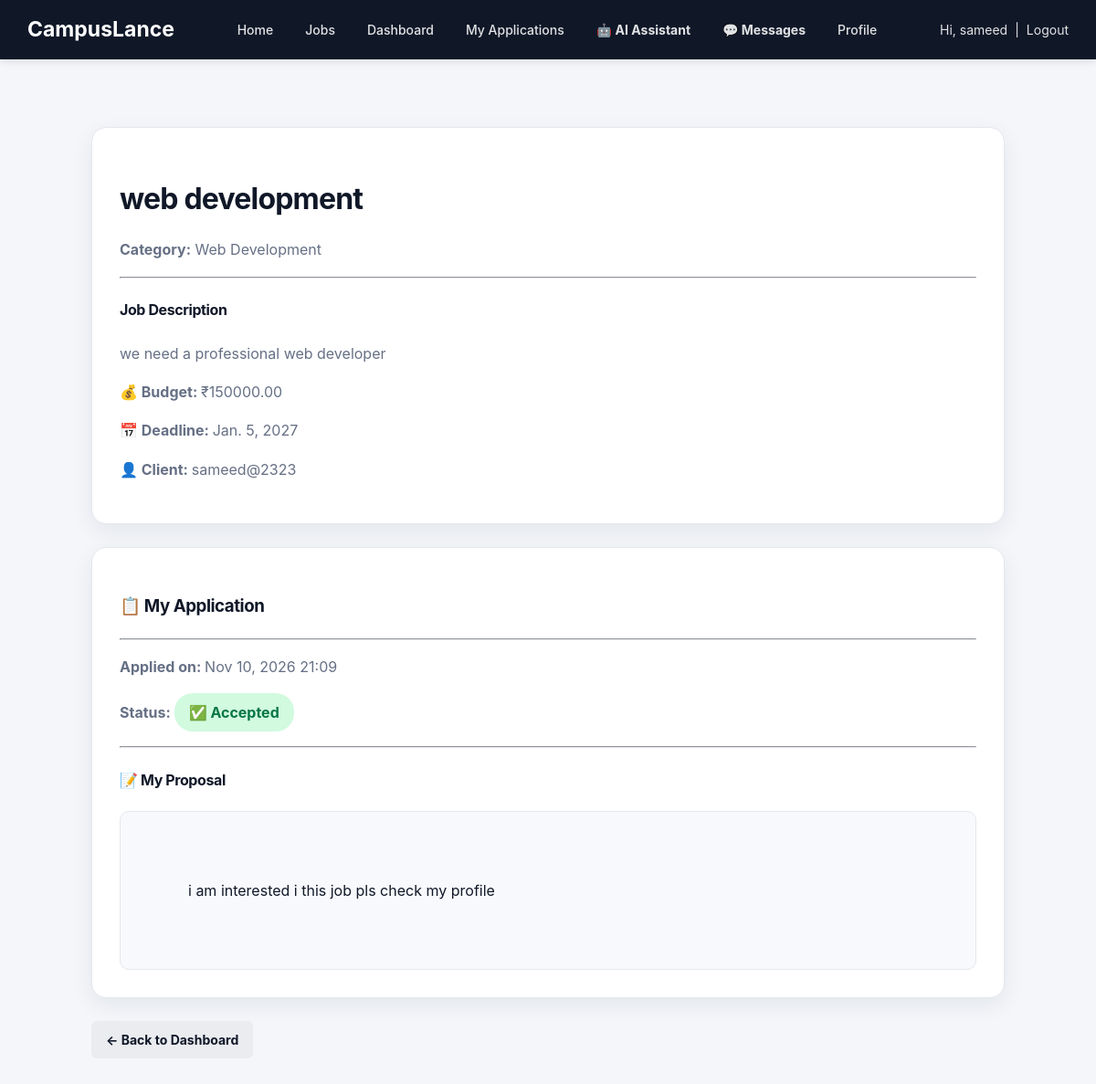
/applications/1/ (signed in), run on the app's committed database.
### accounts/models.py (models this page shows, shortened)
class CustomUser(AbstractUser):
    ROLE_CHOICES = (
        ('student', 'Student'),
        ('client', 'Client'),
    )
    role = models.CharField(max_length=20, choices=ROLE_CHOICES)
    phone = models.CharField(max_length=15, blank=True)
    profile_image = models.ImageField(
        upload_to='profile_images/',
        blank=True,
        null=True
    )
    college = models.CharField(max_length=200, blank=True)
    department = models.CharField(max_length=100, blank=True)
    location = models.CharField(max_length=100, blank=True)
    skills = models.TextField(blank=True)
    education = models.TextField(blank=True)
    experience = models.TextField(blank=True)
    github = models.URLField(blank=True)
    linkedin = models.URLField(blank=True)
    portfolio = models.URLField(blank=True)
    resume = models.FileField(
        upload_to='resumes/',
        blank=True,
        null=True
    )
    about = models.TextField(blank=True)

### applications/models.py (models this page shows, shortened)
class Application(models.Model):
    STATUS_CHOICES = [
        ("Pending", "Pending"),
        ("Accepted", "Accepted"),
        ("Rejected", "Rejected"),
    ]
    job = models.ForeignKey(
        Job,
        on_delete=models.CASCADE,
        related_name="applications"
    )
    student = models.ForeignKey(
        settings.AUTH_USER_MODEL,
        on_delete=models.CASCADE,
        related_name="applications"
    )
    proposal = models.TextField()
    applied_at = models.DateTimeField(auto_now_add=True)
    status = models.CharField(
        max_length=20,
        choices=STATUS_CHOICES,
        default="Pending"
    )
    class Meta:
        unique_together = ("job", "student")

### jobs/models.py (models this page shows, shortened)
class Job(models.Model):
    CATEGORY_CHOICES = [
        ('Web Development', 'Web Development'),
        ('Python', 'Python'),
        ('UI/UX', 'UI/UX'),
        ('Java', 'Java'),
        ('Cyber Security', 'Cyber Security'),
        ('Data Science', 'Data Science'),
    ]
    client = models.ForeignKey(
        CustomUser,
        on_delete=models.CASCADE,
        related_name="jobs"
    )
    title = models.CharField(max_length=200)
    category = models.CharField(
        max_length=100,
        choices=CATEGORY_CHOICES
    )
    description = models.TextField()
    budget = models.DecimalField(
        max_digits=10,
        decimal_places=2
    )
    deadline = models.DateField()
    created_at = models.DateTimeField(auto_now_add=True)

### applications/views.py (the view)
@login_required
def application_detail(request, application_id):
    application = get_object_or_404(
        Application,
        id=application_id,
        student=request.user
    )
    return render(
        request,
        "applications/application_detail.html",
        {
            "application": application
        }
    )

### messaging/context_processors.py (called while the page is built)
def unread_messages(request):
    if not request.user.is_authenticated:
        return {
            "unread_message_count": 0
        }
    count = Message.objects.filter(
        receiver=request.user,
        is_read=False
    ).count()
    return {
        "unread_message_count": count
    }

### templates/applications/application_detail.html (shortened to what this page needs)
{% extends "base.html" %}
{% block content %}
<div class="details-container">
    <div class="details-card">
        <h1 class="job-title">
            {{ application.job.title }}
        </h1>
        {% if application.job.category %}
            <p>
                <strong>Category:</strong>
                {{ application.job.category }}
            </p>
        {% endif %}
        {% if application.job.description %}
            <hr>
            <h4>
                Job Description
            </h4>
            <p>
                {{ application.job.description }}
            </p>
        {% endif %}
        <div class="row mt-4">
            <div class="col-md-4">
                <p>
                    <span class="label">
                        💰 Budget:
                    </span>
                    ₹{{ application.job.budget }}
                </p>
            </div>
            <div class="col-md-4">
                <p>
                    <span class="label">
                        📅 Deadline:
                    </span>
                    {{ application.job.deadline }}
                </p>
            </div>
            <div class="col-md-4">
                <p>
                    <span class="label">
                        👤 Client:
                    </span>
                    {{ application.job.client.username }}
                </p>
            </div>
        </div>
    </div>
    <div class="details-card">
        <h3>
            📋 My Application
        </h3>
        <hr>
        <p>
            <span class="label">
                Applied on:
            </span>
            {{ application.applied_at|date:"M d, Y H:i" }}
        </p>
        <p>
            <span class="label">
                Status:
            </span>
            {% if application.status == "Accepted" %}
                <span class="status accepted">
                    ✅ Accepted
                </span>
            {% elif application.status == "Rejected" %}
                <span class="status rejected">
                    ❌ Rejected
                </span>
            {% else %}
                <span class="status pending">
                    ⏳ Pending
                </span>
            {% endif %}
        </p>
        <hr>
        <h4>
            📝 My Proposal
        </h4>
        <div class="proposal-box">
            {{ application.proposal }}
        </div>
    </div>
    <a
        href="{% url 'student_dashboard' %}"
        class="btn btn-secondary"
    >
        ← Back to Dashboard
    </a>
</div>
{% endblock %}

### templates/base.html (shortened to what this page needs)
<!DOCTYPE html>
<html lang="en">
<head>
    {% load static %}
    <link
        rel="stylesheet"
        href="{% static 'css/style.css' %}"
    >
</head>
<body>
<nav class="navbar">
    <a
        href="{% url 'home' %}"
        class="navbar-brand"
    >
        CampusLance
    </a>
    <div class="navbar-links">
        <a href="{% url 'home' %}">
            Home
        </a>
        <a href="{% url 'job_list' %}">
            Jobs
        </a>
        {% if user.is_authenticated %}
            {% if user.role == "client" %}
                <a href="{% url 'client_dashboard' %}">
                    Dashboard
                </a>
            {% else %}
                <a href="{% url 'student_dashboard' %}">
                    Dashboard
                </a>
            {% endif %}
            {% if user.role == "student" %}
                <a href="{% url 'my_applications' %}">
                    My Applications
                </a>
                <a
                    href="{% url 'ai_assistant' %}"
                    class="ai-link"
                >
                    🤖 AI Assistant
                </a>
            {% endif %}
            <a
                href="{% url 'message_inbox' %}"
                class="messages-link"
            >
                💬 Messages
            </a>
            <a href="{% url 'profile' %}">
                Profile
            </a>
        {% endif %}
    </div>
    {% if user.is_authenticated %}
        <div class="navbar-user">
            <span>
                Hi, {{ user.username }}
            </span>
            <span>
                |
            </span>
            <a href="{% url 'logout' %}">
                Logout
            </a>
        </div>
    {% endif %}
</nav>
<main>
    <div class="container">
        {% block content %}
        {% endblock %}
    </div>
</main>
</body>
</html>

### static/css/style.css (style rules this page uses)
* { box-sizing: border-box; }
html { scroll-behavior: smooth; }
body { margin: 0; padding: 0; font-family: Arial, Helvetica, sans-serif; background: #f8fafc; color: #172033; line-height: 1.6; }
.container { width: 100%; max-width: 1180px !important; margin: 0 auto; padding-left: 24px; padding-right: 24px; }
a { text-decoration: none; }
:root { --cl-navy: #101828; --cl-blue: #315EFB; --cl-amber: #FFB547; --cl-background: #F4F6FA; --cl-surface: #FFFFFF; --cl-muted: #667085; --cl-border: #E4E7EC; --cl-blue-soft: #EEF2FF; --cl-amber-soft: #FFF4E2; --cl-success: #067647; --cl-danger: #B42318; --cl-radius: 16px; --cl-shadow: 0 8px 24px rgba(16, 24, 40, 0.07); }
html { scroll-padding-top: 90px; }
body { background: var(--cl-background) !important; color: var(--cl-navy) !important; font-family: Inter, "Segoe UI", Arial, sans-serif; line-height: 1.65; }
h1, h2, h3, h4, h5, h6 { color: var(--cl-navy); font-weight: 750; letter-spacing: -0.025em; }
p { color: var(--cl-muted); }
a { color: var(--cl-blue); transition: color 0.18s ease, background-color 0.18s ease, border-color 0.18s ease, box-shadow 0.18s ease, transform 0.18s ease; }
button, .btn, .btn-primary, .btn-success, .btn-warning, .btn-apply, .login-button, .ai-send-button, .send-button { border-radius: 10px; font-weight: 650; transition: transform 0.18s ease, box-shadow 0.18s ease, background-color 0.18s ease, border-color 0.18s ease; }
.btn-secondary, .btn-back { background: #EAECF0 !important; border-color: #EAECF0 !important; color: var(--cl-navy) !important; }
.navbar { position: relative; z-index: 20; background: var(--cl-navy) !important; color: #fff; box-shadow: 0 4px 18px rgba(16, 24, 40, 0.16); }
.navbar-brand, .navbar-brand:hover { color: #fff !important; }
.navbar-links a, .navbar-user, .navbar-user a, .navbar .nav-link { color: rgba(255, 255, 255, 0.88) !important; text-decoration: none; transition: color 0.18s ease, background-color 0.18s ease; }
.navbar-links a { border-radius: 8px; padding: 8px 10px !important; }
.container { max-width: 1180px !important; }
main > .container { padding-top: 34px; padding-bottom: 48px; }
hr { border-color: var(--cl-border); opacity: 1; }
.role-login-card, .register-card, .form-card, .details-card, .job-card, .apply-card { border: 1px solid var(--cl-border) !important; border-radius: var(--cl-radius) !important; background: var(--cl-surface) !important; box-shadow: var(--cl-shadow) !important; }
.role-login-header h1, .form-header h2, .page-title, .job-title, .details-card h1 { color: var(--cl-navy) !important; }
.details-card .proposal-box, .job-info { border: 1px solid var(--cl-border) !important; background: #F8F9FC !important; color: var(--cl-navy) !important; }
.details-card .label { color: var(--cl-muted) !important; }
.status.accepted { background: #D1FADF; color: var(--cl-success); }

### templates/base.html (style rules this page uses)
* { box-sizing: border-box; }
html, body { margin: 0; padding: 0; width: 100%; overflow-x: hidden; }
body { font-family: Inter, "Segoe UI", Arial, sans-serif; background: var(--cl-background); color: var(--cl-navy); }
.navbar { width: 100%; background: #0d6efd; padding: 13px 30px; display: flex; align-items: center; gap: 20px; box-shadow: 0 2px 8px rgba(0, 0, 0, 0.12); }
.navbar-brand { color: white; font-size: 23px; font-weight: bold; text-decoration: none; white-space: nowrap; flex-shrink: 0; }
.navbar-links { flex: 1; display: flex; align-items: center; justify-content: center; gap: 5px 15px; flex-wrap: wrap; }
.navbar-links a { color: white; text-decoration: none; font-size: 14px; font-weight: 500; padding: 7px 4px; white-space: nowrap; }
.ai-link, .messages-link { font-weight: bold !important; }
.messages-link { position: relative; display: inline-flex; align-items: center; gap: 5px; }
.navbar-user { color: white; display: flex; align-items: center; gap: 8px; font-size: 14px; white-space: nowrap; flex-shrink: 0; }
.navbar-user a { color: white; text-decoration: none; }
.container { width: 100%; max-width: 1100px; margin-left: auto; margin-right: auto; padding: 30px; }
.btn { display: inline-block; padding: 9px 16px; border-radius: 6px; text-decoration: none; border: none; cursor: pointer; font-size: 14px; }

### data on the page
CustomUser: username "sameed"
Application: job "web development", job.category "Web Development", job.description "we need a professional web developer", job.budget "150000.00", job.deadline "Jan. 5, 2027", job.client.username "sameed@2323", applied_at "Nov 10, 2026 21:09", proposal "i am interested i this job pls check my profile"
